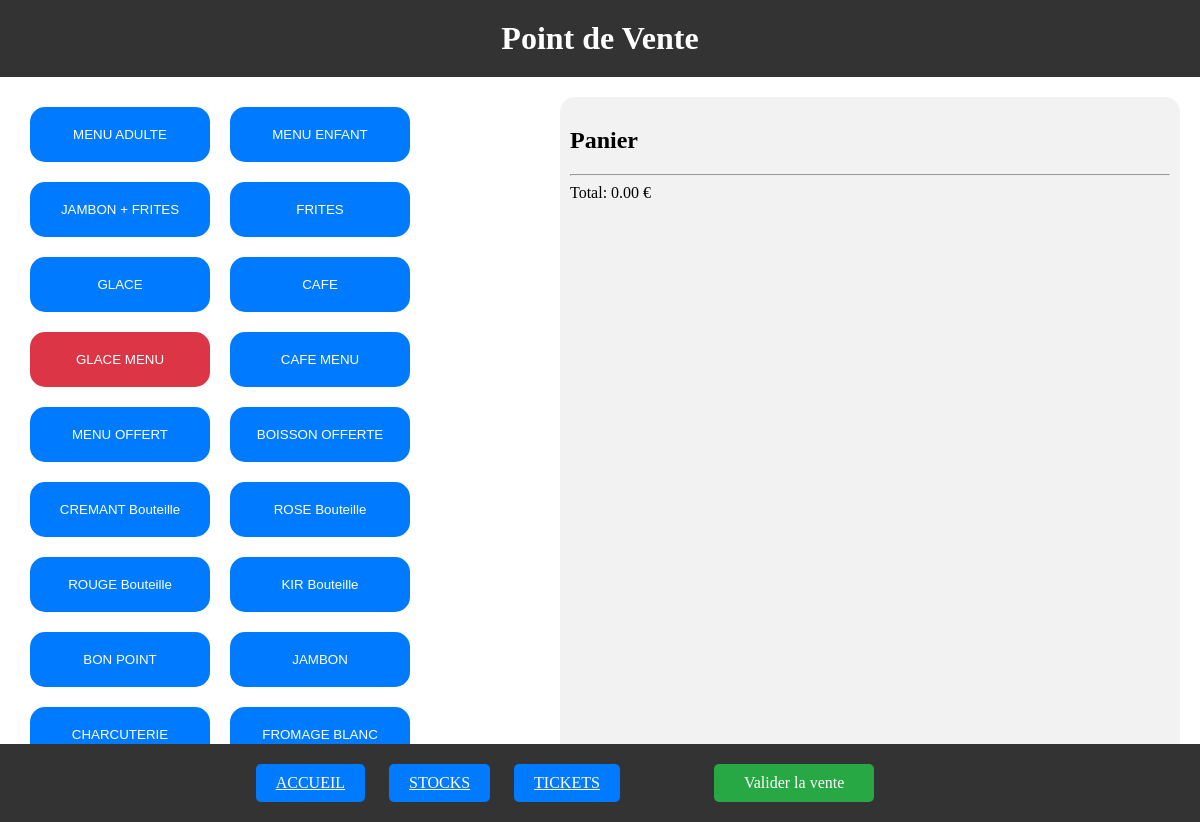
The page /caisse.php on the database its author committed.
### tables this page shows
CREATE TABLE `Produits` (
  `id_produit` int NOT NULL,
  `nom_produit` varchar(255) DEFAULT NULL,
  `quantite_stock` int DEFAULT NULL,
  `prix_unitaire` decimal(10,2) DEFAULT NULL,
  `stock_restant` int NOT NULL DEFAULT '0'
);

### caisse.php (the view, shortened to what this page needs)
<!DOCTYPE html>
<html lang="fr">
<head>
    <link rel="stylesheet" href="caisse.css">
</head>
<body>
    <header>
        <h1>Point de Vente</h1>
    </header>
    <main>
        <div class="products">
            <?php
            require_once 'db_connect.php';
            $sql = "SELECT * FROM Produits";
            $result = $conn->query($sql);
            if ($result->num_rows > 0) {
                while ($row = $result->fetch_assoc()) {
                    $class = $row["stock_restant"] > 0 ? "" : "out-of-stock";
                    echo '<button class="product-btn ' . $class . '" onclick="addProduct(' . $row["id_produit"] . ', \'' . $row["nom_produit"] . '\', ' . $row["prix_unitaire"] . ')">' . $row["nom_produit"] . '</button>';
                }
            } else {
                echo "Aucun produit trouvé.";
            }
            ?>
        </div>
        <div class="cart">
            <h2>Panier</h2>
            <hr>
            <div id="total">Total: 0.00 €</div>
        </div>
    </main>
    <footer>
        <a href="index.php" class="btn">ACCUEIL</a>
        <a href="stock.php" class="btn">STOCKS</a>
        <a href="tickets.php" class="btn">TICKETS</a>
        <div class="vtbtn" onclick="validerVente()">Valider la vente</div>
    </footer>
</body>
</html>

### caisse.css (style rules this page uses)
header { background-color: #333; color: #fff; padding: 20px 0; text-align: center; width: 100%; margin: 0; }
h1 { margin: 0; }
main { display: flex; justify-content: space-between; padding: 20px; min-height: calc(100vh - 200px); padding-bottom: 50px; }
html, body { height: 100%; margin: 0; padding: 0; }
.products { display: flex; flex-wrap: wrap; }
.product-btn { flex: 0 0 15vw; padding: 20px; margin: 10px; background-color: #007bff; color: #fff; border: none; border-radius: 15px; cursor: pointer; transition: background-color 0.3s; }
.out-of-stock { background-color: #dc3545; color: #fff; }
.cart { flex: 1; background-color: #f2f2f2; padding: 10px; border-radius: 15px; min-height: 200px; min-width: 600px; }
footer { background-color: #333; color: #fff; padding: 20px 0; text-align: center; position: fixed; left: 0; bottom: 0; width: 100%; }
.btn { display: inline-block; padding: 10px 20px; margin: 0 10px; background-color: #007bff; color: #fff; border: none; border-radius: 5px; cursor: pointer; transition: background-color 0.3s; }
.vtbtn { display: inline-block; padding: 10px 30px; margin: 0 80px; background-color: #28a745; color: #fff; border: none; border-radius: 5px; cursor: pointer; transition: background-color 0.3s; }

### rows shown on the page
produits: nom_produit "MENU ADULTE"
produits: nom_produit "MENU ENFANT"
produits: nom_produit "JAMBON + FRITES"
produits: nom_produit "FRITES"
produits: nom_produit "GLACE"
produits: nom_produit "CAFE"
produits: nom_produit "GLACE MENU"
produits: nom_produit "CAFE MENU"
produits: nom_produit "MENU OFFERT"
produits: nom_produit "BOISSON OFFERTE"
produits: nom_produit "CREMANT Bouteille"
produits: nom_produit "ROSE Bouteille"
produits: nom_produit "ROUGE Bouteille"
produits: nom_produit "KIR Bouteille"
produits: nom_produit "BON POINT"
produits: nom_produit "JAMBON"
produits: nom_produit "CHARCUTERIE"
produits: nom_produit "FROMAGE BLANC"
